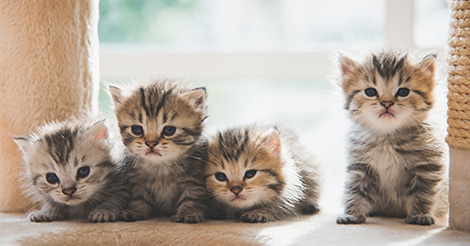
#> input picture 28.football_pitch/Inputs/cats.jpg, 470 x 246 px
$ python 2.detect_cat.py
#> lines starting #> are read from the running program, lines starting #| are printed output that depends on the picture; after the words box and inside, x2 and y2 are one past the last pixel; in counts of white or black regions, pixels touching at a corner belong together
import cv2

img = cv2.imread("Inputs/cats.jpg")
#> img is the input picture: shape (246, 470, 3); mean B, G, R 158.1, 170, 182.8
img_gray = cv2.cvtColor(img, cv2.COLOR_BGR2GRAY)
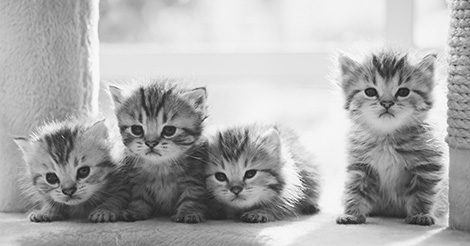
#> img_gray: shape (246, 470); min 17, max 255, mean 172.5

detector = cv2.CascadeClassifier(cv2.data.haarcascades + "haarcascade_frontalcatface.xml")

faces = detector.detectMultiScale(img_gray)
#> faces = [[352, 61, 71, 71], [200, 146, 70, 70], [115, 97, 75, 75], [31, 144, 72, 72]]

count=0
for face in faces:
    x, y, w, h = face
    cv2.rectangle(img, [x, y], [x+w, y+h], [0, 0, 0], 5)
    count+=1
#> this loop made 4 passes
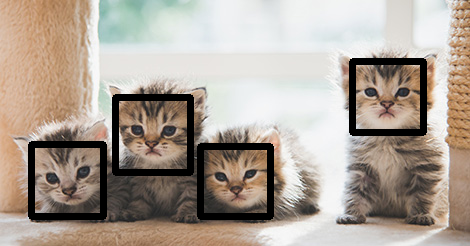
#> img: shape (246, 470, 3); 6.91% of pixels changed, all inside (x1, y1, x2, y2) = (28, 58, 427, 220)
#> after the loop, count = 4

print(f"There are {count} cats in image")
#| There are 4 cats in image

cv2.imwrite("Outputs\Cats.jpg", img)
